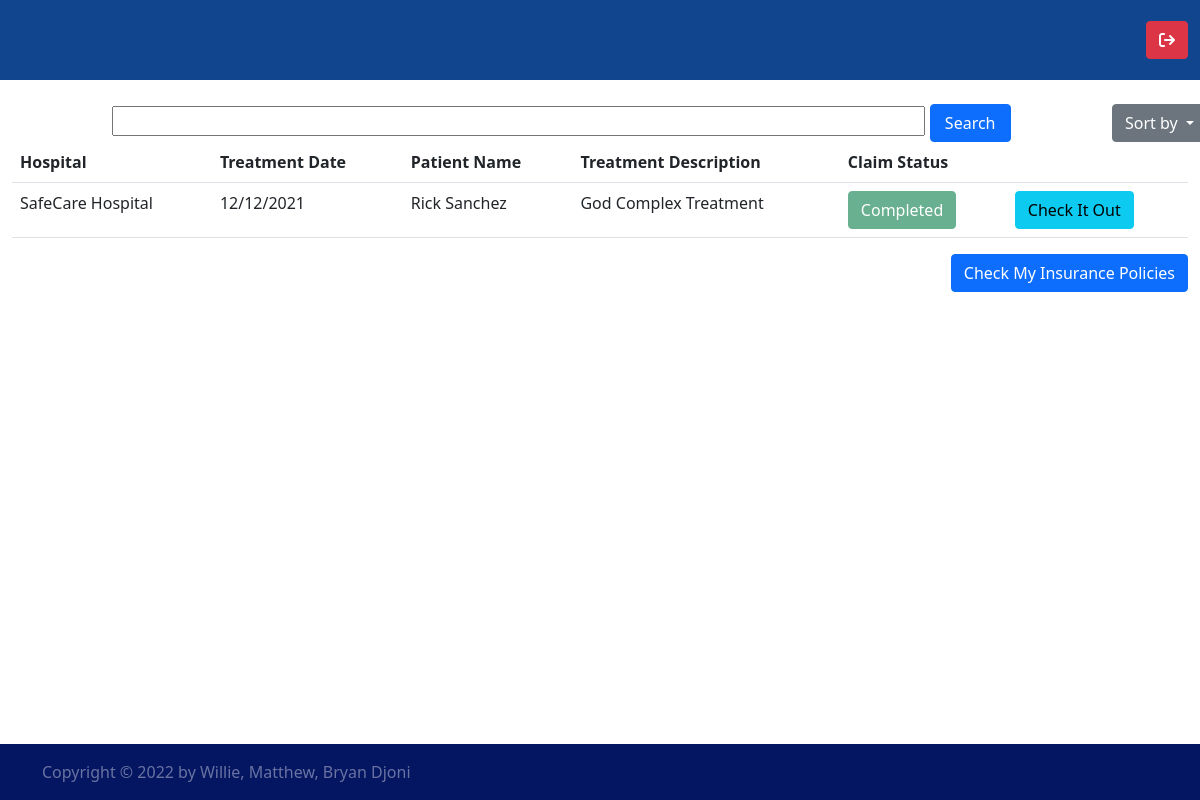
Page / (signed in) on the committed database.
### aegisCorp/models/hospitalModel.py (models this page shows)
class TreatmentHeader(db.Model):
    __tablename__ = 'treatmentHeaders'
    id = db.Column(db.Integer, primary_key=True)
    hospital = relationship('Hospital', back_populates='treatments')
    hospital_id = db.Column(db.Integer, db.ForeignKey("hospitals.id"))
    customer = relationship("Customer", back_populates='treatments')
    customer_id = db.Column(db.Integer, db.ForeignKey('customers.id'))
    description = db.Column(db.String(500), unique=True, nullable=False)
    claims = relationship('TreatmentClaim', back_populates='treatment')
    details = relationship("TreatmentDetail", back_populates='header')

class Hospital(db.Model):
    __tablename__ = 'hospitals'
    id = db.Column(db.Integer, primary_key=True)
    name = db.Column(db.String(255), unique=True, nullable=False)
    staffs = relationship("HospitalStaff", back_populates='hospital')
    doctors = relationship("Doctor", back_populates='hospital')
    treatments = relationship("TreatmentHeader", back_populates='hospital')

class TreatmentDetail(db.Model):
    __tablename__ = 'treatmentDetails'
    id = db.Column(db.Integer, primary_key=True)
    header = relationship("TreatmentHeader", back_populates='details')
    header_id = db.Column(db.Integer, db.ForeignKey("treatmentHeaders.id"))
    doctor = relationship("Doctor", back_populates='treatments')
    doctor_id = db.Column(db.Integer, db.ForeignKey("doctors.id"))
    startDate = db.Column(db.DateTime, nullable=False)
    endDate = db.Column(db.DateTime, nullable=False)
    medication = relationship("MedicationDetail", back_populates="treatment")
    checkup = relationship("CheckUp", back_populates='treatment')
    procedure = relationship("ProcedureDetail", back_populates='treatment')

### aegisCorp/models/userModel.py (models this page shows)
class User(db.Model, UserMixin):
    __tablename__ = 'users'
    id = db.Column(db.Integer, primary_key=True)
    name = db.Column(db.String(255), unique=True, nullable=False)
    email = db.Column(db.String(255), unique=True, nullable=False)
    password = db.Column(db.String(255), nullable=False)
    sex = db.Column(db.Boolean, nullable=False)
    dob = db.Column(db.Date, nullable=False)
    customers = relationship('Customer', back_populates='user')
    insurance_staffs = relationship('InsuranceStaff', back_populates='user')
    hospital_staffs = relationship('HospitalStaff', back_populates='user')

### aegisCorp/routes/views.py (the view)
@views.route("/")
def home():
    sort_filter = {'description':TreatmentHeader.description, 'hospital':Hospital.name, 'patient':User.name}
    if current_user.is_authenticated:
        user_type = get_user_type(current_user)
        user = user_models.get(user_type).query.filter_by(user_id=current_user.id).first()
        query = f'%{request.args.get("search") if request.args.get("search") not in [None, ""] else ""}%'
        treatments = TreatmentHeader.query.join(TreatmentHeader.customer)\
            .join(Customer.user).join(TreatmentHeader.hospital)\
                .filter(or_(Hospital.name.ilike(query), User.name.ilike(query),\
                    TreatmentHeader.description.ilike(query))).\
                        order_by(sort_filter.get(request.args.get('sort', 'description')))
        if user_type == 'Customer':
            treatments = treatments.filter(Customer.id==user.id)
        elif user_type == 'Hospital':
            treatments = treatments.filter(TreatmentHeader.hospital_id==user.hospital_id)
        elif user_type == 'Insurance':
            treatments = treatments.join(Customer.insurances).join(CustomerInsurance.policy).filter_by(company_id=user.company_id)
        return render_template('views.html', user=user, treatments=treatments, sort_by = request.args.get('sort'), search=request.args.get('search'))
    else:
         return redirect(url_for('auth.login'))

### aegisCorp/utils/filters/insurance.py (called while the page is built)
def get_claim_status(treatment_id:int):
    header = TreatmentHeader.query.filter_by(id=treatment_id).first()
    claim = TreatmentClaim.query.filter_by(treatment_id=treatment_id, member_id=header.customer_id).first()
    if claim and claim.claim_status:
        return 1
    elif claim and not claim.claim_status:
        return 0
    else:
        return -1

### aegisCorp/utils/filters/treatment.py (called while the page is built)
def add_args(detail):
    return f"&search={detail}" if detail else ""

def get_first_date(details):
    if details == []:
        return "No Treatment Registered"
    else:
        first_date = details[0].startDate
        for detail in details:
            if detail.startDate<first_date:
                first_date = detail.startDate
        return format_date(first_date)

### aegisCorp/utils/filters/user.py (called while the page is built)
def get_user_type(current_user):
    hospital_staff = HospitalStaff.query.filter_by(user_id = current_user.id).first()
    insurance_staff = InsuranceStaff.query.filter_by(user_id = current_user.id).first()
    customer = Customer.query.filter_by(user_id = current_user.id).first()
    if hospital_staff:
        return 'Hospital'
    elif insurance_staff:
        return 'Insurance'
    else:
        return "Customer"

### aegisCorp/utils/filters/utils.py (called while the page is built)
def format_date(date):
    return date.strftime("%d/%m/%Y")

### aegisCorp/templates/views.html (shortened to what this page needs)
{% extends "./layout.html" %}
{% block content %}
<main class="container-fluid my-4">
    {% if treatments != [] %}
    <div class="row">
        <form class="col-10 offset-1" action="{{url_for('views.home')}}" method="get">
            <input class="col-10" type="text" name="search" id="search" required>
            <button type="submit" class="btn btn-primary col-1">Search</button>
        </form>
        <div class="dropdown col-1">
            <button class="btn btn-secondary dropdown-toggle" type="button" id="dropdownMenuButton1" data-bs-toggle="dropdown" aria-expanded="false">
                Sort by
            </button>
        </div>
    </div>
    <table class="table">
        <tr>
            {% if current_user | get_user_type != 'Hospital' %}
                <th>Hospital</th>
            {% endif %}
            <th>Treatment Date</th>
            <th>Patient Name</th>
            <th>Treatment Description</th>
            <th>Claim Status</th>
            <th></th>
        </tr>
    {% for treatment in treatments: %}
        <tr>
            {% if current_user | get_user_type != 'Hospital' %}
                <td>{{treatment.hospital.name}}</td>
            {% endif %}
            <td>{{treatment.details | get_first_date}}</td>
            <td>{{treatment.customer.user.name}}</td>
            <td>{{treatment.description}}</td>
            <td>
                {% if current_user | get_user_type == 'Hospital' and treatment.id|get_claim_status == -1 %}
                    <form action="{{url_for('insurance.claim_insurance', treatment_id=treatment.id)}}" method="post">
                        <button type="submit" class="btn btn-error">Finish Treatment</button>
                    </form>
                {% elif treatment.id|get_claim_status == 0 %}
                    <button disabled="disabled" class="btn btn-warning">Pending</button>
                {% elif treatment.id|get_claim_status == 1 %}
                     <button disabled="disabled" class="btn btn-success">Completed</button>
                {% else %}
                    <button disabled="disabled" class="btn btn-success">Treatment Incomplete!</button>
                {% endif %}
            </td>
            <td>
                <a href="{{url_for('hospital.get_treatment', treatment_id=treatment.id)}}{%if treatment.id|get_claim_status != -1 and current_user|get_user_type != 'Hospital'%}?claim=true{% endif %}" class="btn btn-info">
                {% if treatment.id|get_claim_status == 0 and current_user|get_user_type == 'Insurance' %}
                    Verify Claim
                {% else %}
                    Check It Out
                {% endif %}
                </a>
            </td>
        </tr>
    {% endfor %}
    </table>
    {% endif %}
    {% if current_user | get_user_type == 'Hospital' %}
    <div class="d-flex justify-content-end">
        <a href="{{url_for('hospital.add_treatment')}}" class="btn btn-primary">Add Treatment</a>
    </div>
    {% elif current_user | get_user_type == 'Customer' %}
        <a href="{{url_for('customer.get_insurances')}}" class="btn btn-primary float-end">Check My Insurance Policies</a>
    {% endif %}
</main>
{% endblock %}

### aegisCorp/templates/layout.html (shortened to what this page needs)
<!DOCTYPE html>
<html lang="en">
<head>
    <link href="https://cdn.jsdelivr.net/npm/bootstrap@5.1.0/dist/css/bootstrap.min.css" rel="stylesheet">
    <link rel="stylesheet" href="https://pro.fontawesome.com/releases/v5.10.0/css/all.css"/>
    <link rel="stylesheet" href="https://cdnjs.cloudflare.com/ajax/libs/font-awesome/4.7.0/css/font-awesome.min.css">
    <link rel="stylesheet" href="{{url_for('static', filename='css/styles.css')}}">
</head>
<body class="d-flex flex-column h-100">
    <header class="container-fluid header d-flex justify-content-between align-items-center">
        {% if current_user.is_authenticated %}
            <div class="btn btn-danger align-self-center ml-auto">
                <a href="{{url_for('auth.logout')}}" class="fa">&#xf08b;</a>
            </div>
        {% endif %}
    </header>
    {% block content %}{% endblock %}
    <footer class="footer mt-auto py-3">
        <div class="container">
            <span>Copyright &#169; 2022 by Willie, Matthew, Bryan Djoni</span>
        </div>
    </footer>
</body>
</html>
</body>
</html>

### aegisCorp/static/css/styles.css (style rules this page uses)
body { min-width: 100vw; width:100vw; min-height: 100vh; height:100vh; }
body header div a { text-decoration: none; color: white; right: 0; }
.header { background-color: rgb(17, 70, 143); height: 5em; }
footer { background-color: rgb(4, 21, 98); color: white; }
footer div span { opacity: 0.4; }

### rows in the picture
TreatmentHeader: hospital.name "SafeCare Hospital", details|get_first_date "12/12/2021", customer.user.name "Rick Sanchez", description "God Complex Treatment", shows "Completed", shows "Check It Out"
